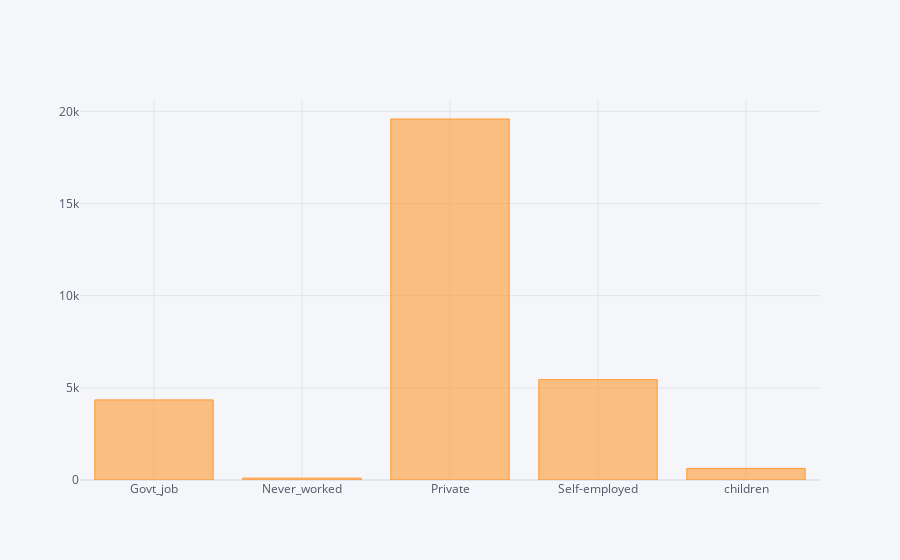

Here is the notebook cell this chart was saved with:
### Code cell
df_train[df_train['smoking_status'].notna()].groupby('work_type')['stroke'].count().iplot(kind='bar')

### Figure 1 — Plotly figure (JSON) as saved in the notebook; plotly's stock layout.template omitted (floating-point values rounded to 4 significant figures)
{"data": [{"marker": {"color": "rgba(255, 153, 51, 0.6)", "line": {"color": "rgba(255, 153, 51, 1.0)", "width": 1}}, "name": "stroke", "orientation": "v", "text": "", "type": "bar", "x": ["Govt_job", "Never_worked", "Private", "Self-employed", "children"], "y": [4346, 101, 19585, 5445, 631]}], "layout": {"legend": {"bgcolor": "#F5F6F9", "font": {"color": "#4D5663"}}, "paper_bgcolor": "#F5F6F9", "plot_bgcolor": "#F5F6F9", "title": {"font": {"color": "#4D5663"}}, "xaxis": {"gridcolor": "#E1E5ED", "showgrid": true, "tickfont": {"color": "#4D5663"}, "title": {"font": {"color": "#4D5663"}, "text": ""}, "zerolinecolor": "#E1E5ED"}, "yaxis": {"gridcolor": "#E1E5ED", "showgrid": true, "tickfont": {"color": "#4D5663"}, "title": {"font": {"color": "#4D5663"}, "text": ""}, "zerolinecolor": "#E1E5ED"}}}
